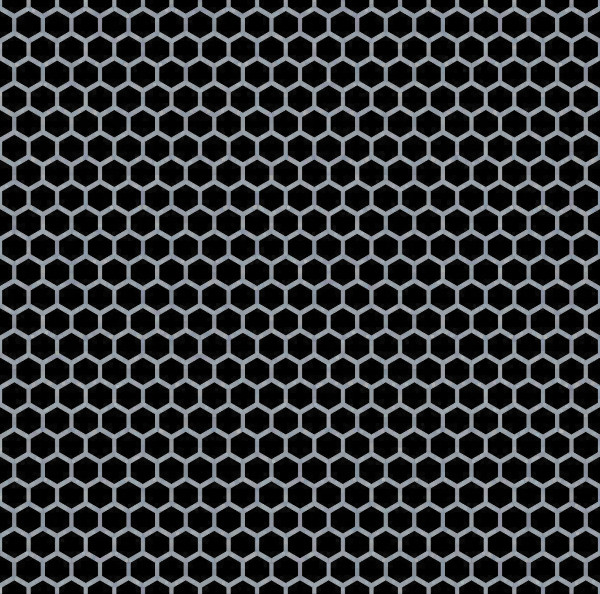
#> input picture hex.jpg, 600 x 594 px
$ python main.py
#> lines starting #> are read from the running program, lines starting #| are printed output that depends on the picture
import matplotlib.pyplot as plt
import numpy as np
import PIL.Image

from attr import attrs
from attr import attrib


@attrs
class Base(object):
    input = attrib(default=None)

    @property
    def wavelength(self):
        return self.input.wavelength

    def visualize(self):
        mag = np.square(np.abs(self.psi))
        mag = np.power(mag, 0.5)

        plt.imshow(mag.T)
        plt.savefig(f'{self.__class__.__name__}.png')


@attrs
class Grid(object):
    x = attrib(default=None)
    y = attrib(default=None)
    dim = attrib(default=None)
    size = attrib(default=None)

    def __attrs_post_init__(self):
        if (self.x is None) and (self.y is None):
            x = (
                np.arange(self.size, dtype=np.float32) -
                (self.size - 1) / 2) * self.dim
            self.x = x
            self.y = x

        elif (self.dim is None) and (self.size is None):
            self.dim = self.x[1] - self.x[0]
            self.size = len(self.x)

    @property
    def mesh(self):
        return np.meshgrid(self.x, self.y)


@attrs
class PlaneWaveFront(object):
    wavelength = attrib(default=1.24e-10)
    amplitude = attrib(default=1.0)
    grid_dim = attrib(default=1e-6)
    grid_size = attrib(default=1024)

    @property
    def grid(self):
        return Grid(dim=self.grid_dim, size=self.grid_size)

    @property
    def psi(self):
        return np.full_like(self.grid.mesh[0], self.amplitude)


@attrs
class Filter(Base):
    diameter = attrib(default=40e-6)

    @property
    def grid(self):
        return self.input.grid

    @property
    def filter(self):
        (X, Y) = self.input.grid.mesh

        X /= self.diameter
        Y /= self.diameter

        filter_ = np.logical_or.reduce([
            np.logical_and(
                np.abs(X - 3) < 0.5,
                np.abs(Y - 2) < 0.5),
            np.logical_and(
                np.abs(X + 1) < 0.5,
                np.abs(Y + 3) < 0.5),
            np.logical_and(
                np.abs(X - 1.5) < 0.5,
                np.abs(Y + 2.5) < 1.5)])
        return filter_.astype(np.float32)

    @property
    def psi(self):
        return self.input.psi * self.filter


@attrs
class ImageFilter(Base):
    image_path = attrib(default=None)

    @property
    def grid(self):
        return self.input.grid

    @property
    def filter(self):
        image_pil = PIL.Image.open(self.image_path)
        image_pil = image_pil.convert('L')
        image_pil = image_pil.resize((self.grid.size, self.grid.size))
        return np.asarray(image_pil)

    @property
    def psi(self):
        return self.input.psi * self.filter
#> in filter, image_pil is the input picture: PIL image 600x594 RGB; mean R, G, B 47.4, 49.5, 51.9
#> in filter, `image_pil = image_pil.resize((self.grid.size, self.grid.size))`:
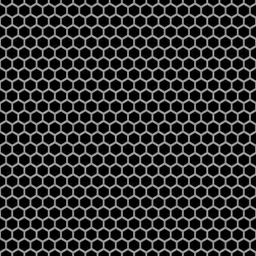
#> image_pil: PIL image 256x256 L; min 0, max 188, mean 49.4


@attrs
class FraunhofferPropagator(Base):
    subsample = attrib(default=2)

    @property
    def grid(self):
        grid = self.input.grid
        x = np.fft.fftfreq(grid.size, d=grid.dim)
        x = np.fft.fftshift(x) * self.wavelength

        return Grid(x=x, y=x)

    @property
    def psi(self):
        shape = np.asarray(self.input.psi.shape)
        pad_shape = shape * (self.subsample - 1)

        begin = (pad_shape[0] // 2, pad_shape[1] // 2)
        psi = np.pad(self.input.psi, [
            (begin[0], pad_shape[0] - begin[0]),
            (begin[1], pad_shape[1] - begin[1])])
        isp = np.fft.fft2(psi)
        isp = np.fft.fftshift(isp)
        isp = isp[(
            slice(begin[0], begin[0] + shape[0]),
            slice(begin[1], begin[1] + shape[1]))]

        return isp


def main():
    wf = PlaneWaveFront(
        wavelength=2e-10,
        grid_dim=1e-6,
        grid_size=256)

    # ft = Filter(
    #     input=wf,
    #     diameter=10e-6)

    ft = ImageFilter(
        input=wf,
        image_path='hex.jpg')

    pg = FraunhofferPropagator(
        input=ft,
        subsample=5)

    ft.visualize()
#> in visualize, `mag = np.square(np.abs(self.psi))`:
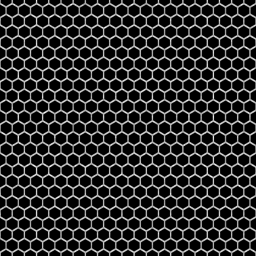
#> mag: shape (256, 256) float32; min 0, max 35344, mean 6396.3; drawn with min black and max white
#> in visualize, `plt.savefig(f'{self.__class__.__name__}.png')`:
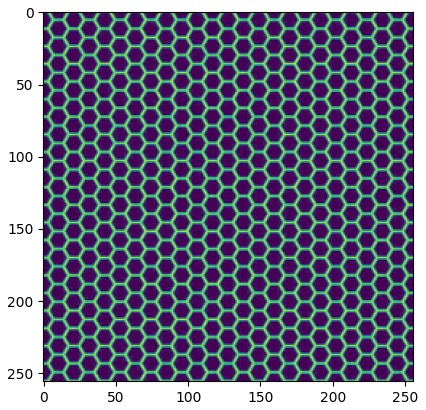
#> figure drawn by matplotlib, 1 panel
    pg.visualize()
#> in psi, `shape = np.asarray(self.input.psi.shape)`: shape = [256, 256]
#> in psi, `pad_shape = shape * (self.subsample - 1)`: pad_shape = [1024, 1024]
#> in psi, `begin = (pad_shape[0] // 2, pad_shape[1] // 2)`: begin = (512, 512)
#> in psi, `psi = np.pad(self.input.psi, [ (begin[0], pad_shape[0] - begin[0]), (b..`:
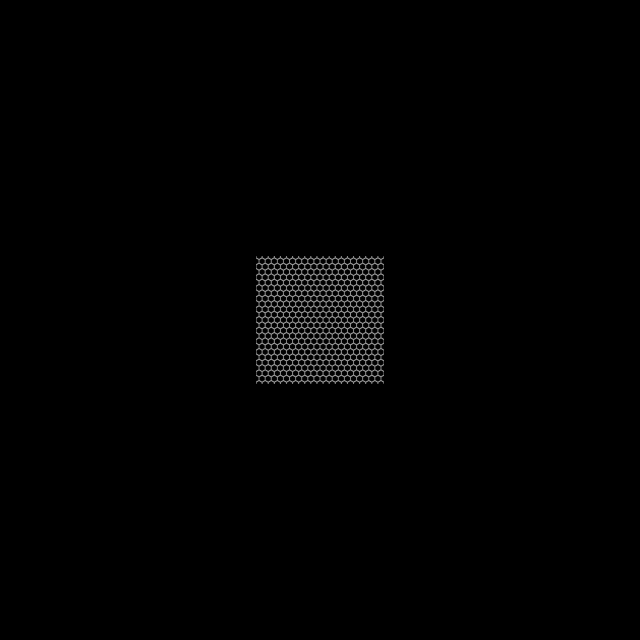
#> psi: shape (1280, 1280) float32 (shown at 1/2 size); min 0, max 188, mean 2
#> in visualize (call 2), `mag = np.square(np.abs(self.psi))`:
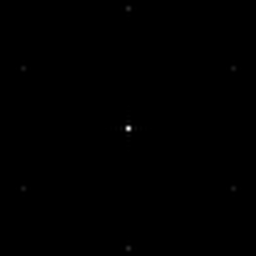
#> mag: shape (256, 256) float64; min 170.3, max 1.05e+13, mean 7.08e+09; drawn with min black and max white
#> in visualize (call 2), `plt.savefig(f'{self.__class__.__name__}.png')`:
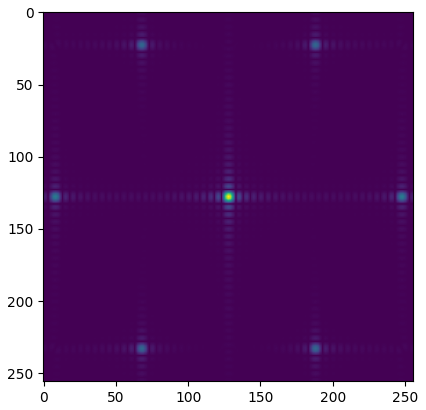
#> figure drawn by matplotlib, 1 panel


if __name__ == '__main__':
    main()
